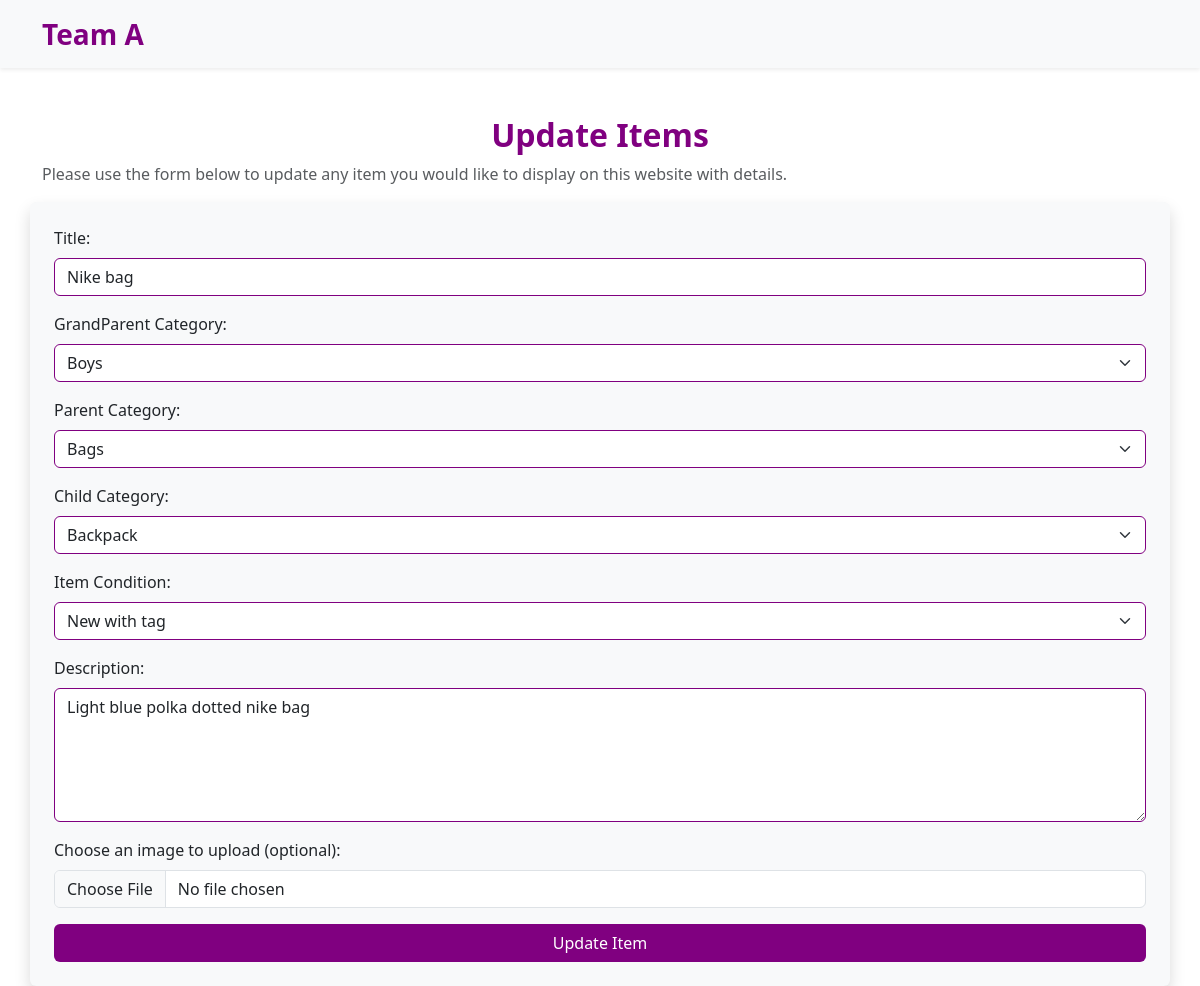
Page /update_item.php?item_id=7 (signed in) on the committed database.
### tables this page shows
CREATE TABLE `items` (
  `item_id` int(11) NOT NULL,
  `user_id` int(11) NOT NULL,
  `category_id` int(11) NOT NULL,
  `status_id` int(11) NOT NULL,
  `size_id` int(11) DEFAULT NULL,
  `condition_id` int(11) NOT NULL,
  `title` varchar(75) NOT NULL,
  `description` text DEFAULT NULL,
  `date_added` datetime DEFAULT current_timestamp(),
  `date_altered` datetime DEFAULT curdate() ON UPDATE current_timestamp()
);

CREATE TABLE `categories` (
  `category_id` int(11) NOT NULL,
  `category_name` varchar(20) NOT NULL,
  `parent_category_id` int(11) DEFAULT NULL
);

CREATE TABLE `conditions` (
  `condition_id` int(11) NOT NULL,
  `condition_name` varchar(50) NOT NULL
);

### update_item.php (the view, shortened to what this page needs)
<?php
require_once "connect.php";
function fetchData($conn, $table) {
    $stmt = $conn->prepare("SELECT * FROM $table");
    $stmt->execute();
    return $stmt->fetchAll(PDO::FETCH_ASSOC);
}
$categories = fetchData($conn, "categories");
$conditions = fetchData($conn, "conditions");
$item_id = $_GET['item_id'] ?? null;
$stmt = $conn->prepare("
    SELECT i.*,
           c1.category_id AS grandparent_id,
           c2.category_id AS parent_id,
           c3.category_id AS child_id,
           s.size_id,
           cond.condition_name
    FROM items i
    LEFT JOIN categories c3 ON i.category_id = c3.category_id
    LEFT JOIN categories c2 ON c3.parent_category_id = c2.category_id
    LEFT JOIN categories c1 ON c2.parent_category_id = c1.category_id
    LEFT JOIN sizes s ON i.size_id = s.size_id
    LEFT JOIN conditions cond ON i.condition_id = cond.condition_id
    WHERE i.item_id = :item_id
");
$stmt->execute(['item_id' => $item_id]);
$item = $stmt->fetch(PDO::FETCH_ASSOC);
?>
<!DOCTYPE html>
<html lang="en">
<head>
    <link rel="stylesheet" href="assets/css/bootstrap.css">
</head>
<body>
    <header class="mb-5 sticky-top">
        <nav class="navbar bg-light shadow-sm">
            <div class="container">
                <a href="index.php" class="navbar-brand fw-bold text-purple fs-3">Team A</a>
            </div>
        </nav>
    </header>
    <main class="container mt-4">
        <h2>Update Items</h2>
        <p class="text-muted">Please use the form below to update any item you would like to display on this website with details.</p>
    </main>
    <div class="container bg-light p-4 shadow rounded">
        <form method="post" enctype="multipart/form-data" onsubmit="return confirmUpdate();">
            <div class="mb-3">
                <label for="ItemName" class="form-label">Title:</label>
                <input type="text" class="form-control custom-border" name="ItemName" value="<?= htmlspecialchars($item['title']) ?>" required>
            </div>
      <div class="mb-3">
      <label class="form-label">GrandParent Category:</label>
<select class='form-select' name='grandparent_category' id='grandparent_category' required>
    <?php foreach ($categories as $cat): ?>
        <?php if ($cat['parent_category_id'] === null): ?>
            <option value="<?= $cat['category_id'] ?>" <?= ($item['grandparent_id'] == $cat['category_id']) ? 'selected' : '' ?>>
                <?= htmlspecialchars($cat['category_name']) ?>
            </option>
        <?php endif; ?>
    <?php endforeach; ?>
</select>
        </div>
<div class="mb-3">
<label class="form-label">Parent Category:</label>
<select class='form-select' name='parent_category' id='parent_category' data-selected="<?= $item['parent_id'] ?>" required>
    <option value=''>Select Parent Category</option>
</select>
        </div>
<div class="mb-3">
<label class="form-label">Child Category:</label>
<select class='form-select' name='child_category' id='child_category' data-selected="<?= $item['child_id'] ?>" required>
    <option value=''>Select Child Category</option>
</select>
        </div>
            <div class="mb-3">
                <label for="condition" class="form-label">Item Condition:</label>
                <select class="form-select" name="condition" required>
                    <?php foreach ($conditions as $condition): ?>
                        <option value="<?= $condition['condition_id'] ?>" <?= ($item['condition_id'] == $condition['condition_id']) ? 'selected' : '' ?>>
                            <?= htmlspecialchars($condition['condition_name']) ?>
                        </option>
                    <?php endforeach; ?>
                </select>
            </div>
            <div class="mb-3">
                <label for="description" class="form-label">Description:</label>
                <textarea id="description" class="form-control custom-border" name="description" rows="5" required><?= htmlspecialchars($item['description']) ?></textarea>
            </div>
            <div class="mb-3">
                <label for="image" class="form-label">Choose an image to upload (optional):</label>
                <input type="file" class="form-control" id="image" name="image" accept="image/*">
            </div>
            <button type="submit" class="btn btn-purple w-100">Update Item</button>
        </form>
    </div>
</body>
</html>

### update_item.php (style rules this page uses)
.navbar-brand { color: purple; }
.btn-purple { background-color: purple; color: white; }
.form-select { width: 100%; border-color: purple; }
.custom-border { border-color: purple; }
main h2 { text-align: center; color: purple; font-weight: bold; }

### rows in the picture
items: ItemName "Nike bag", parent_category "Bags", child_category "Backpack", condition "New with tag", description "Light blue polka dotted nike bag"

### other values in the picture
form field grandparent_category "Boys"
